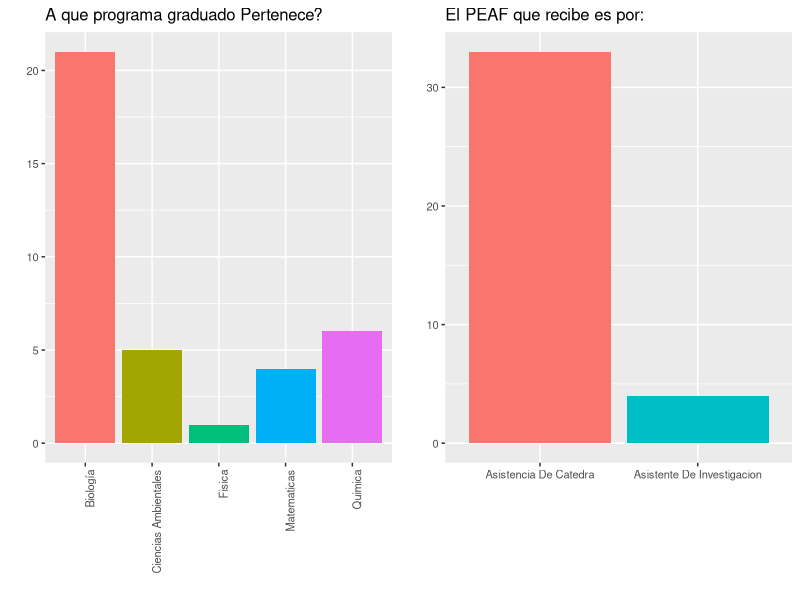
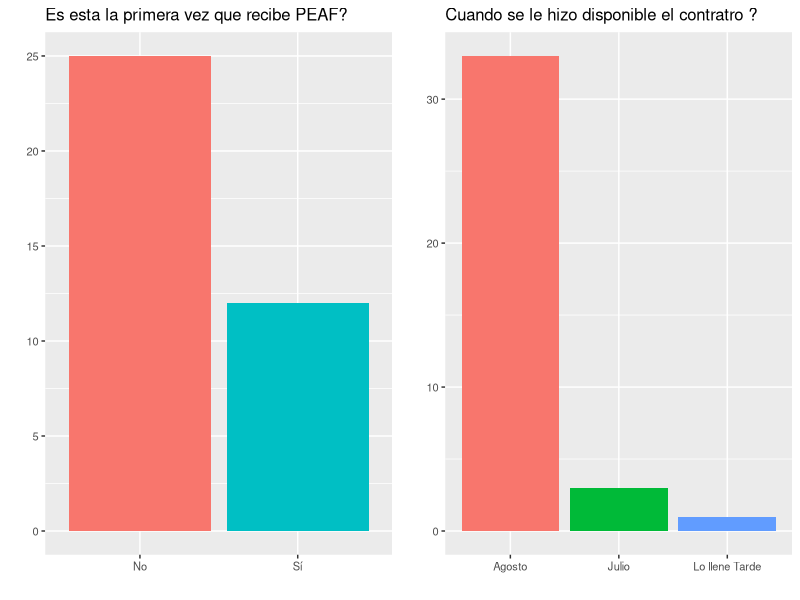
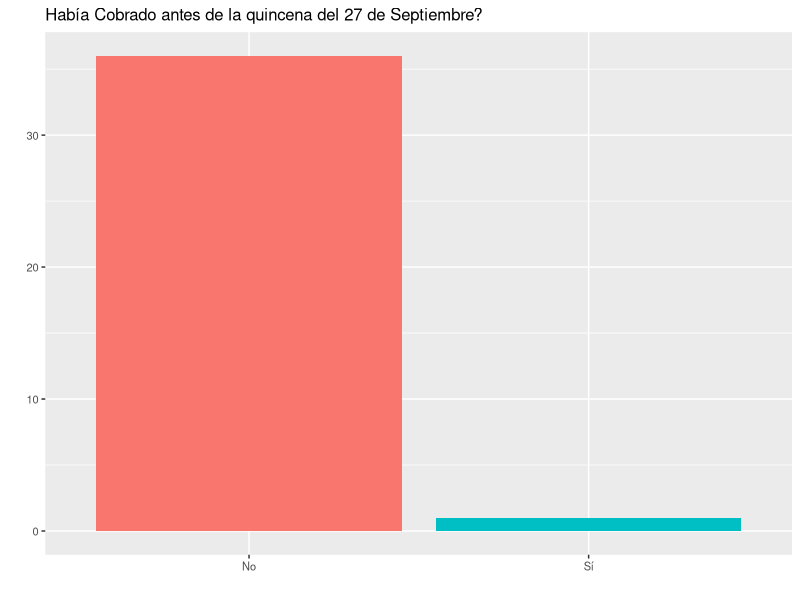
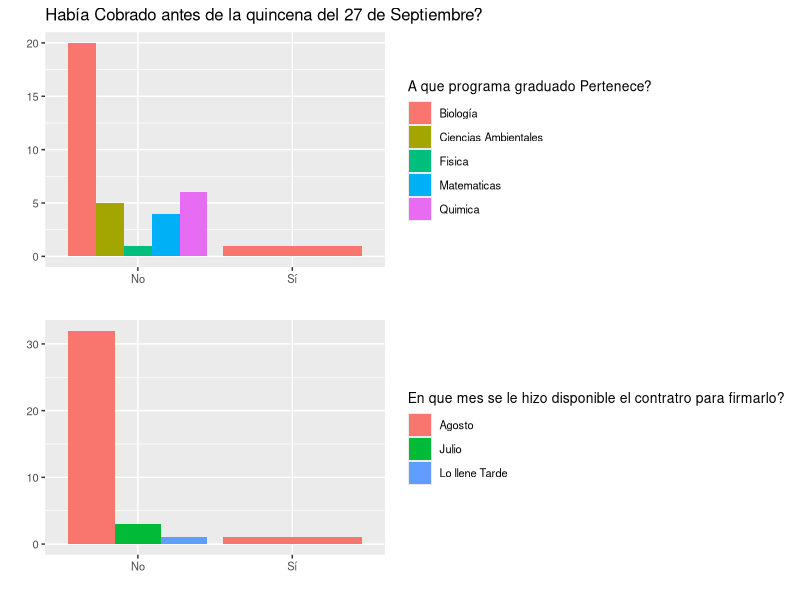
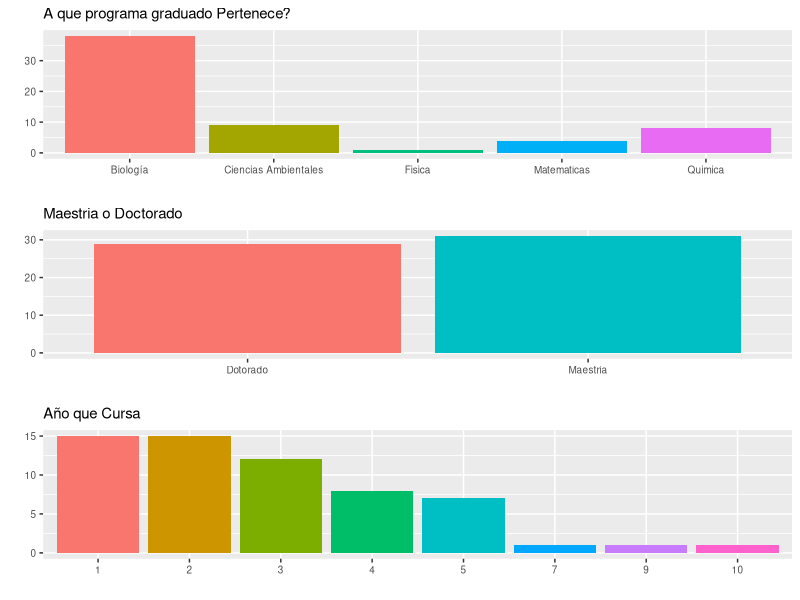
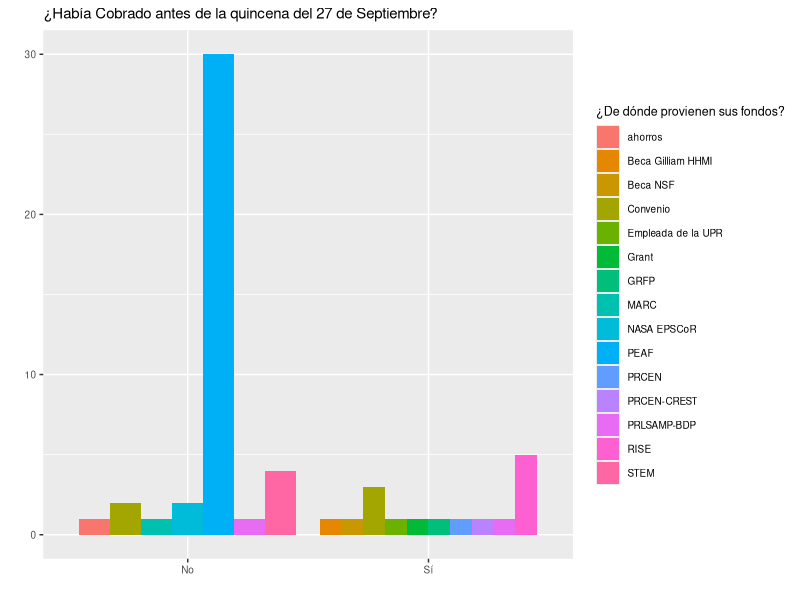
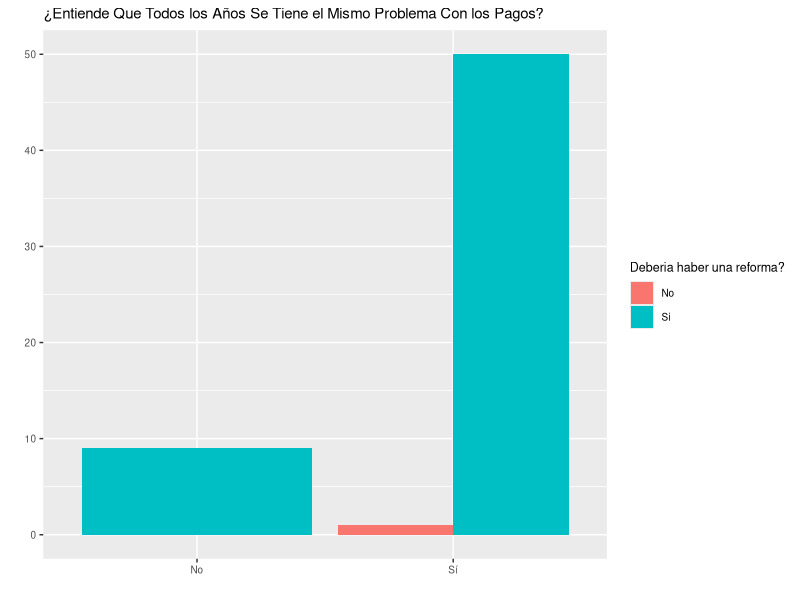
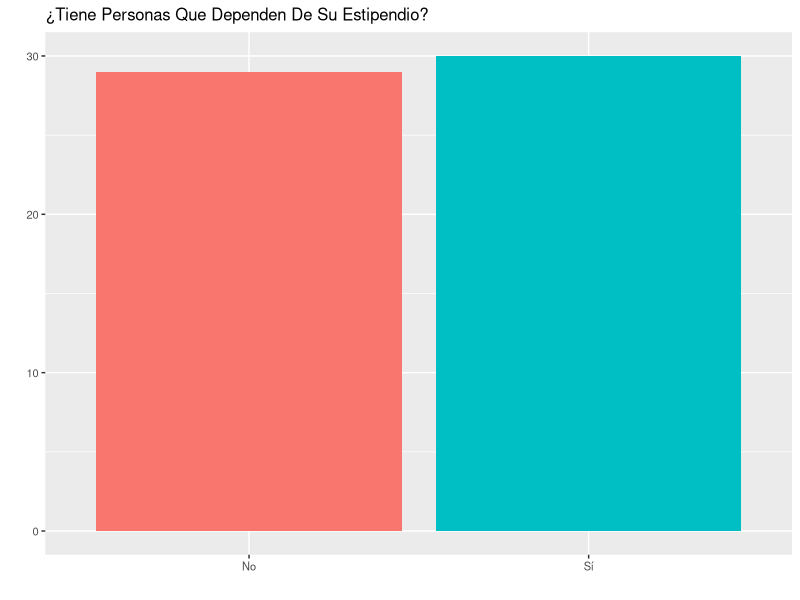

These figures' R source, in order:
## ---- chunk 1
knitr::opts_chunk$set(echo = TRUE)
## ---- chunk 2
library(tidyverse)
library(egg)
## ---- chunk 3
estuPEAF <- read_csv("../Data/Sondeo De Estudiantes de PEAF.csv")
estuGrad <- read_csv("../Data/Sondeo Estudiantes Graduados de Naturales.csv")
## ---- chunk 4
CleanPEAF <- estuPEAF %>%
  select("A que programa graduado Pertenece?" ,
         "Es esta la primera vez que recibe PEAF?",
         "En que mes se le hizo disponible el contratro para firmarlo?",
         "Si lleno el contrato tarde, por que fue?",
         "El PEAF que recibe es por:",
         "Al Sol de Hoy 23 de Septiembre, le Han Pagado?" ) %>%
  mutate("A que programa graduado Pertenece?" = as.factor(`A que programa graduado Pertenece?`) , 
         "Es esta la primera vez que recibe PEAF?" = as.factor(`Es esta la primera vez que recibe PEAF?`),
         "En que mes se le hizo disponible el contratro para firmarlo?" = as.factor(`En que mes se le hizo disponible el contratro para firmarlo?`),
         "El PEAF que recibe es por:" = as.factor(`El PEAF que recibe es por:`),
         "Al Sol de Hoy 23 de Septiembre, le Han Pagado?" = as.factor(`Al Sol de Hoy 23 de Septiembre, le Han Pagado?`))
## ---- chunk 5
CleanGrads <- estuGrad %>% 
  select("A que programa graduado Pertenece?", 
         "Cursa un Grado de Maestria o Doctorado?",
         "En que año Cursa?",
         "¿Al sol de Hoy 23 de Septiembre, le Han Pagado?" ,
         "¿De dónde provienen sus fondos?",
         "Entiende Que Todos los Años Se Tiene el Mismo Problema Con los Pagos?" ,
         "Para usted es importante que se reforme la manera que se procesan los contratos?",  
         "Tiene Personas Que Dependen De Su Estipendio?",
         "Tiene Plan Medico?" ,
         "Piensa que el PEAF Debe Incluir Plan Medico",
         "Si usted no recibe PEAF, por que firmo la carta que llevo a esta reunion?",
         "Solo Conteste si Usted Firmo la Carta en Solidaridad.  Recibio una Llamada Telefonica Cuestionando Su Apoyo a Sus Compañeros?", 
         "Usted Entiende Que Las Llamadas Telefonicas Echas a los Compañeros Solidarios, Son Un Tipo de Persecucion?",
         "Por que Usted Entiende que Todos los Años se Atrasan los Pagos?") %>%
  mutate("A que programa graduado Pertenece?" = as.factor(`A que programa graduado Pertenece?`), 
         "Cursa un Grado de Maestria o Doctorado?" = as.factor(`Cursa un Grado de Maestria o Doctorado?`),
         "En que año Cursa?" = as.factor(`En que año Cursa?`),
         "¿Al sol de Hoy 23 de Septiembre, le Han Pagado?" = as.factor(`¿Al sol de Hoy 23 de Septiembre, le Han Pagado?`) ,
         "¿De dónde provienen sus fondos?" = as.factor(`¿De dónde provienen sus fondos?`),
         "Entiende Que Todos los Años Se Tiene el Mismo Problema Con los Pagos?" = as.factor(`Entiende Que Todos los Años Se Tiene el Mismo Problema Con los Pagos?`) ,
         "Para usted es importante que se reforme la manera que se procesan los contratos?" = as.factor(`Para usted es importante que se reforme la manera que se procesan los contratos?`) ,  
         "Tiene Personas Que Dependen De Su Estipendio?" = as.factor(`Tiene Personas Que Dependen De Su Estipendio?`),
         "Tiene Plan Medico?" = as.factor(`Tiene Plan Medico?`) ,
         "Piensa que el PEAF Debe Incluir Plan Medico" = as.factor(`Piensa que el PEAF Debe Incluir Plan Medico`) ,
         "Si usted no recibe PEAF, por que firmo la carta que llevo a esta reunion?" = as.factor(`Si usted no recibe PEAF, por que firmo la carta que llevo a esta reunion?`),
         "Solo Conteste si Usted Firmo la Carta en Solidaridad.  Recibio una Llamada Telefonica Cuestionando Su Apoyo a Sus Compañeros?" = as.factor(`Solo Conteste si Usted Firmo la Carta en Solidaridad.  Recibio una Llamada Telefonica Cuestionando Su Apoyo a Sus Compañeros?`), 
         "Usted Entiende Que Las Llamadas Telefonicas Echas a los Compañeros Solidarios, Son Un Tipo de Persecucion?" = as.factor(`Usted Entiende Que Las Llamadas Telefonicas Echas a los Compañeros Solidarios, Son Un Tipo de Persecucion?`),
         "Por que Usted Entiende que Todos los Años se Atrasan los Pagos?" = as.factor(`Por que Usted Entiende que Todos los Años se Atrasan los Pagos?`))
## ---- chunk 6
CleanGrads$`¿De dónde provienen sus fondos?`<-str_replace(CleanGrads$`¿De dónde provienen sus fondos?`, pattern =".*STEM.*", replacement = "STEM") 
CleanGrads$`¿De dónde provienen sus fondos?`<-str_replace(CleanGrads$`¿De dónde provienen sus fondos?`, pattern =".*RA.*", replacement = "Convenio") 
CleanGrads$`¿De dónde provienen sus fondos?`<-str_remove(CleanGrads$`¿De dónde provienen sus fondos?`  ,"N/A Al momento sin fondos.") 
CleanGrads$`¿De dónde provienen sus fondos?`<-str_replace_na(CleanGrads$`¿De dónde provienen sus fondos?`) 
CleanGrads$`¿De dónde provienen sus fondos?`<-str_replace(CleanGrads$`¿De dónde provienen sus fondos?`, pattern ="Nasa", replacement = "NASA EPSCoR")

## ---- chunk 7
a <- ggplot(CleanPEAF, aes(x = `A que programa graduado Pertenece?`, fill =`A que programa graduado Pertenece?`)) +
  geom_bar() +
  guides(fill = FALSE) +
  labs(title = "A que programa graduado Pertenece?", x = "", y = "") +
  theme(text = element_text(size = 10), axis.text.x = element_text(angle = 90, hjust = 1))

b <- ggplot(CleanPEAF, aes(x = `El PEAF que recibe es por:`, fill =`El PEAF que recibe es por:`)) +
  geom_bar() +
  guides(fill = FALSE) +
  labs(title = "El PEAF que recibe es por:", x = "", y = " ") +
  theme(text = element_text(size = 10))
ggarrange(a,b, ncol = 2)
## ---- chunk 8
a <- ggplot(CleanPEAF, aes(x = `Es esta la primera vez que recibe PEAF?`, fill =`Es esta la primera vez que recibe PEAF?`)) +
  geom_bar(position = "dodge") +
  guides(fill = FALSE) +
  labs(title = "Es esta la primera vez que recibe PEAF?", x = "", y = "") +
  theme(text = element_text(size = 10))


b <- ggplot(CleanPEAF, aes(x = `En que mes se le hizo disponible el contratro para firmarlo?`, fill =`En que mes se le hizo disponible el contratro para firmarlo?`)) +
  geom_bar(position = "dodge") +
  guides(fill = FALSE) +
  labs(title = "Cuando se le hizo disponible el contratro ?", x = "", y = "") +
  theme(text = element_text(size = 10))

ggarrange(a,b, ncol = 2)
## ---- chunk 9
ggplot(CleanPEAF, aes(x = `Al Sol de Hoy 23 de Septiembre, le Han Pagado?`, fill =`Al Sol de Hoy 23 de Septiembre, le Han Pagado?`)) +
  geom_bar(position = "dodge") +
  guides(fill = FALSE) +
  labs(title = "Había Cobrado antes de la quincena del 27 de Septiembre?", x = "", y = "") +
  theme(text = element_text(size = 10))
## ---- chunk 10
c <- CleanPEAF %>%
  group_by(.$`A que programa graduado Pertenece?`) %>%
  ggplot( aes(x = `Al Sol de Hoy 23 de Septiembre, le Han Pagado?`, fill =`A que programa graduado Pertenece?`)) +
  geom_bar(position = "dodge") +
  labs(title = "Había Cobrado antes de la quincena del 27 de Septiembre?", x = "", y = "") +
  theme(text = element_text(size = 10))

## ---- chunk 11
d <- CleanPEAF %>%
  group_by(.$`A que programa graduado Pertenece?`) %>%
  ggplot( aes(x = `Al Sol de Hoy 23 de Septiembre, le Han Pagado?`, fill =`En que mes se le hizo disponible el contratro para firmarlo?`)) +
  geom_bar(position = "dodge") +
  labs( x = "", y = "") +
  theme(text = element_text(size = 10))

## ---- chunk 12
ggarrange(c, d)
## ---- chunk 13
a <- ggplot(CleanGrads, aes(x = `A que programa graduado Pertenece?`, fill =`A que programa graduado Pertenece?`)) +
  geom_bar() +
  guides(fill = FALSE) +
  labs(title = "A que programa graduado Pertenece?", x = "", y = "") +
  theme(text = element_text(size = 9))

b <- ggplot(CleanGrads, aes(x = `Cursa un Grado de Maestria o Doctorado?` , fill =`Cursa un Grado de Maestria o Doctorado?`)) +
  geom_bar(position = "dodge") +
  guides(fill = FALSE) +
  labs(title = "Maestria o Doctorado", x = "", y = "") +
  theme(text = element_text(size = 9))

c <- ggplot(CleanGrads, aes(x = `En que año Cursa?` , fill =`En que año Cursa?`)) +
  geom_bar(position = "dodge") +
  guides(fill = FALSE) +
  labs(title = "Año que Cursa", x = "", y = "") +
  theme(text = element_text(size = 9))

ggarrange(a,b,c)
## ---- chunk 14
CleanGrads %>%
  filter(`¿De dónde provienen sus fondos?` != "", `¿De dónde provienen sus fondos?` != "NA") %>%
ggplot(aes(x = `¿Al sol de Hoy 23 de Septiembre, le Han Pagado?` , fill =`¿De dónde provienen sus fondos?`)) +
  geom_bar(position = "dodge", na.rm = TRUE) +
  guides() +
  labs(title = "¿Había Cobrado antes de la quincena del 27 de Septiembre?", x = "", y = "") +
  theme(text = element_text(size = 9))

## ---- chunk 15
ggplot(CleanGrads,aes(x = `Entiende Que Todos los Años Se Tiene el Mismo Problema Con los Pagos?` , fill =`Para usted es importante que se reforme la manera que se procesan los contratos?`)) +
  geom_bar(position = "dodge", na.rm = TRUE) +
  guides(fill = guide_legend(title = "Deberia haber una reforma?")) +
  labs(title = "¿Entiende Que Todos los Años Se Tiene el Mismo Problema Con los Pagos?", x = "", y = "") +
  theme(text = element_text(size = 9)) 
  

## ---- chunk 16
CleanGrads %>%
  filter(.$`Tiene Personas Que Dependen De Su Estipendio?` != "NA") %>%
  ggplot(aes(x = `Tiene Personas Que Dependen De Su Estipendio?` , fill =`Tiene Personas Que Dependen De Su Estipendio?`)) +
  guides(fill = FALSE) +
  geom_bar(position = "dodge", na.rm = TRUE) +
  labs(title = "¿Tiene Personas Que Dependen De Su Estipendio?", x = "", y = "") +
  theme(text = element_text(size = 10)) 

## ---- chunk 17
CleanGrads %>%
  filter(.$`Piensa que el PEAF Debe Incluir Plan Medico` != "NA") %>%
ggplot(aes(x = `Tiene Plan Medico?` , fill =`Piensa que el PEAF Debe Incluir Plan Medico`)) +
  geom_bar(position = "dodge", na.rm = TRUE) +
  guides(fill = guide_legend(title = "El PEAF debe incluir plan medico?")) +
  labs(title = "¿Tiene Plan Medico?", x = "", y = "") +
  theme(text = element_text(size = 9)) 

## ---- chunk 18
summary(CleanGrads$`Si usted no recibe PEAF, por que firmo la carta que llevo a esta reunion?`)
